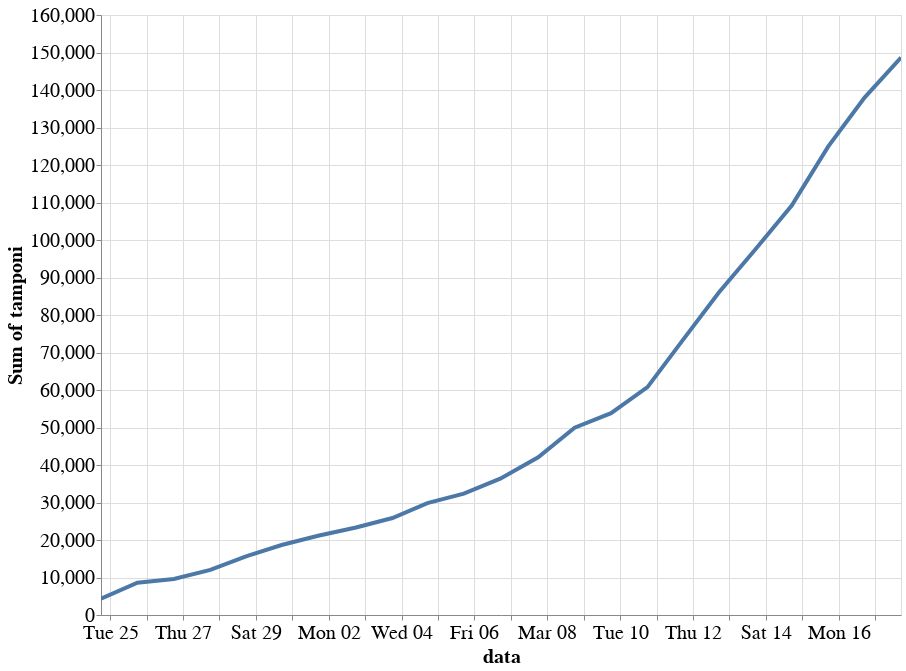

Here is the notebook cell this chart was saved with:
### Code cell
alt.Chart(get_processed_dataset('dpc_regioni')).mark_line().encode(
    y=alt.Y('sum(tamponi)', stack=None),
    x='data:T',
).properties(
    height=600,
    width=800
).configure_legend(labelLimit=0).interactive()

### Figure 1 — Vega-Lite specification as saved in the notebook (floating-point values rounded to 4 significant figures; data arrays with more than 128 entries replaced by an {"elided": "..."} marker saying what was removed)
{"width": 800, "height": 600, "config": {"line": {"strokeWidth": 4}, "style": {"bar": {"size": 20}}, "legend": {"symbolSize": 100, "titleFontSize": 20, "labelFontSize": 20, "labelLimit": 0}, "axis": {"titleFontSize": 20, "labelFontSize": 20}}, "data": {"name": "data-9fce74d395349d0279ba11819cc649c4"}, "mark": "line", "encoding": {"x": {"type": "temporal", "field": "data"}, "y": {"type": "quantitative", "aggregate": "sum", "field": "tamponi", "stack": null}}, "selection": {"selector009": {"type": "interval", "bind": "scales", "encodings": ["x", "y"]}}, "$schema": "https://vega.github.io/schema/vega-lite/v4.0.2.json", "datasets": {"data-9fce74d395349d0279ba11819cc649c4": {"elided": "483 records"}}}
